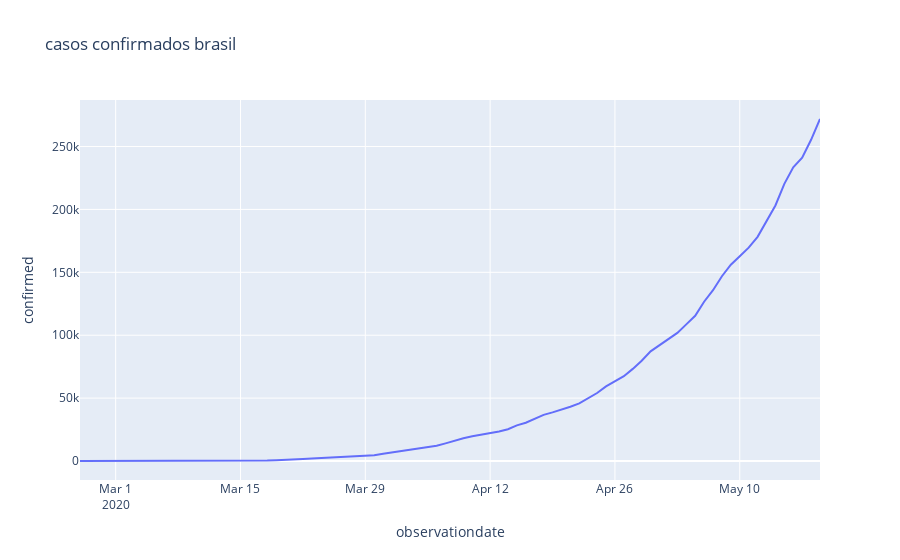

The notebook cell this image was saved under:
### Code cell
px.line(brasil, 'observationdate', 'confirmed', title='casos confirmados brasil')
